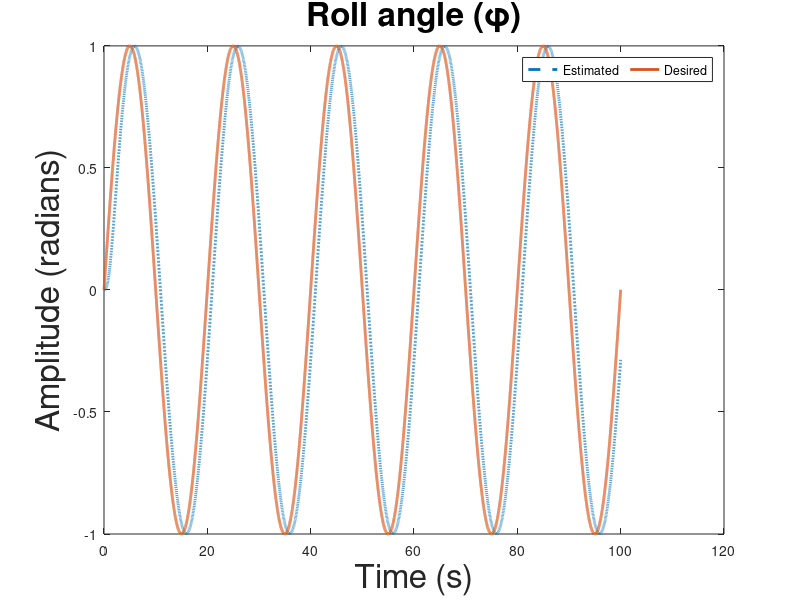

The MATLAB script that drew this image: (Note: this script raises an error after producing the figure.)
%% LQR-PI (OBSERVER) CONTROLLER FOR 3-DOF QUADCOPTER MODEL
% This script presents the LQR-PI (observer) control for a 3-DOF Quadcopter model.
% 1. The 6 states of the system are the 3 Euler angles φ θ ψ , and their corresponding 
% anglular rates φ' θ' ψ'.
% 2. The observed outputs are the Roll φ, Pitch θ and Yaw  ψ angles.
% 3. There are 4 inputs due to the 4 rotors of the Quadcopter. However, we 
% consider 3 controller inputs, U1, U2, and U3 which are functions of the 4
% rotor thrust forces F1-F4; U1 = F1-F4, U2 = F1-F3 & U3 = F2+F4-F1-F3 based on how 
% they affect the states of the system  
%%%%%%%%%%%%%%%%%%%%%%%%%%%%%%%%%%%%%%%%%%%%%%%%%%%%%%%%%%%%%%%%%%%%%%%%%%

%% To use this code with Simulink simulation open 'Quadcopter_LQR_PI_Observer_3DOF.slx' Simulink file
%% and hit 'Run' from the Editor window.

clear;
clc;

%% MODEL PARAMETERS AND CONSTANTS
g  = 9.81;         % ACCELERATION DUE TO GRAVITY
m  = 2.353598;     % MASS OF THE QUADCOPTER IN KG
Ix = 0.1676;       % MOMENT OF INERTIA ALONG X IN KGM^2
Iy = 0.1676;       % MOMENT OF INERTIA ALONG Y IN KGM^2
Iz = 0.29743;      % MOMENT OF INERTIA ALONG Z IN KGM^2
d  = 0.4;          % LENGTH OF THE QUADCOPTER ARM IN M
c  = 1;            % FORCE TO MOMENT SCALING FACTOR 

%% SYSTEM INITIALISATION
 
% THE STATES OF THE SYSTEM ARE:  x = [φ θ ψ φ' θ' ψ'] 
% WHERE φ -> Roll, θ -> Pitch, AND ψ -> Psi

% THE CONTROL INPUTS TO THE SYSTEM ARE:
% u = [f2 - f4; f1 - f3; f2 + f4 - f1 - f3] WHERE
% f1, f2, f3, f4 ARE THE ROTOR FORCES/THRUSTS

% THE OUTPUTS OF THE SYSTEM ARE:  y = [φ; θ; ψ]

NumStates = 6; % NUMBER OF STATES
NumCtrl   = 3; % NUMBER OF CONTROL INPUTS
NumOut    = 3; % NUMBER OF OUTPUTS

A = zeros(NumStates,NumStates);     % Define A matrix for system state-space model
A(1,4) = 1;
A(2,5) = 1;
A(3,6) = 1;

B = zeros(NumStates,NumCtrl);       % Define B matrix for system state-space model
B(4,1) = d/Ix;
B(5,2) = d/Iy;
B(6,3) = c/Iz;

C = zeros(NumOut,NumStates);        % Define C matrix for system state-space model
C(1,1) = 1;
C(2,2) = 1;
C(3,3) = 1;

D = zeros(NumOut,NumCtrl);          % Define empty D matrix for system state-space model

% STATE SPACE REPRESENTATION
sysC = ss(A,B,C,D); 

% FIND POLES OF OPEN LOOP SYSTEM
P_OL = eig(A);

% FIND THE CONTROLLABILITY MATRIX
CTRB_DIM_OL = size(ctrb(A,B));
CTRB_OL     = rank(ctrb(A,B));

% Determine if open-loop quadcopter state-space system is correct &
% controllable

if CTRB_OL == CTRB_DIM_OL(1)
    disp("CONTROLLABLE SYSTEM")
end

%% LQR ALGORITHM 

% DEFINE LQR PARAMETERS Q AND R, AND FIND GAIN
Q = C'*C;
R = eye(NumCtrl,NumCtrl);
[Klqr,~,~] = lqr(sysC,Q,R);

% FIND THE EIGENVALUES OF THE CLOSED LOOP SYSTEM
A_CL = A - B*Klqr;  
B_CL = B*Klqr;
A_CL_eig = eig(A_CL);

% TO FIND THE GAIN OF THE AUGMENTED SYSTEM(STATES + ERROR), USE POLE 
% PLACEMENT OR ACKERMANN'S FORMULA. THE POLES OF THE OBSERVED SYSTEM ARE 
% PLACED AT LEAST 10x FROM THE ORIGINAL CLOSED LOOP SYSTEM (A-BK)
OBSRV_RANK = rank(obsv(A,C)); % CHECK IF THE SYSTEM IS COMPLETELY OBSERVABLE

if OBSRV_RANK == NumStates
    poles = -12*min(abs(real(A_CL_eig))); % DEFINE THE POLES
    add   = 1:length(A_CL_eig); 
    poles = poles - add;
    L     = place(A',C',poles)';        % FIND THE GAINS THROUGH POLE PLACEMENT

    % DEFINE THE CLOSED LOOP AUGMENTED SYSTEM
    A_aug_CL = [A_CL, B_CL; zeros(size(A)), A - L*C]; 
    B_aug_CL = [B; zeros(size(B))];
    C_aug_CL = [C, zeros(size(C))];
    D_aug_CL = zeros(NumOut,NumCtrl);
    
    sys_aug_CL = ss(A_aug_CL, B_aug_CL, C_aug_CL, D_aug_CL);

    % SIMULATION PARAMETERS
%     N = 100;
%     fs = 1;
%     t = 0:1/fs:N-1/fs;
% 
%     %  ------- CASE 1 (CONSTANT FUNCTION) -------
%     Ref_comm = ones(length(t),3);
% 
%     %  ------- CASE 2 (STEP FUNCTION) -------
%     Ref_comm(1:length(t)/2,1) = 0.1; Ref_comm(length(t)/2+1:length(t),1) = 2;
%     Ref_comm(1:length(t)/2,2) = 0.1; Ref_comm(length(t)/2+1:length(t),2) = 1;
%     Ref_comm(1:length(t)/2,3) = 0.1; Ref_comm(length(t)/2+1:length(t),3) = 0.1;

%     % ------- CASE 3 (SINUSOID FUNCTION) ------- (DOES NOT WORK!)
    fs       = 512;              % SAMPLING FREQUENCY (SAMPLES PER SECOND)
    dt       = 1/fs;             % SECONDS PER SAMPLE 
    StopTime = 0.25;             % SECONDS
    tTot     = (0:dt:StopTime)'; % SECONDS
    F        = 0.05;               % SINE WAVE FREQUENCY (HERTZ)
    T        = 5/F ;             % TOTAL TIME FOR 5 PERIODS
    t       = 0:dt:T+dt ;       % TIME STEP FOR 5 PERIODS
    Ref_comm(1:length(t),1) = sin(2*pi*F*t);
    Ref_comm(1:length(t),2) = sin(2*pi*F*t + pi/2);
    Ref_comm(1:length(t),3) = sin(2*pi*F*t + pi);

     %  ------- CASE 4 (EXPONENTIAL DECAY FUNCTION) -------
%      Ref_comm(1:length(t),1) = 1 + exp(-t);
%      Ref_comm(1:length(t),2) = 1 + exp(-t./2);
%      Ref_comm(1:length(t),3) = 1 + exp(-t) + exp(-t./2);
%     
    % INITIAL CONDITION
    x0 = zeros(2*NumStates,1);

    % RUN THE SIMULATION
    [output_CL,time_CL,state_CL] = lsim(sys_aug_CL,Ref_comm,t,x0);
end

%% ERROR ANALYSIS
n = length(time_CL);  % TOTAL NUMBER OF SAMPLES

% COMPUTE THE ERRORS
E_roll = output_CL(:,1) - Ref_comm(:,1);
E_pitch = output_CL(:,2) - Ref_comm(:,2);
E_yaw = output_CL(:,3) - Ref_comm(:,3);

% COMPUTE THE MEAN SQUARED ERROR (MSE)
MSE_roll = sum(E_roll.^2)/n;
MSE_pitch = sum(E_pitch.^2)/n;
MSE_yaw = sum(E_yaw.^2)/n;

%% PLOTS
figure(1)
plot(time_CL,state_CL(:,1),'LineWidth',2,'LineStyle','--');
hold on
plot(time_CL,Ref_comm(:,1),'LineWidth',2);
title('Roll angle (\phi)','FontSize',24)
xlabel('Time (s)','FontSize',24); ylabel('Amplitude (radians)','FontSize',24)
legend('Estimated','Desired','Orientation','horizontal')
ax = gca;
ax.XGrid = 'on';
ax.YGrid = 'on';
ax.GridLineStyle = '--';
ax.FontSize = 24;
box on

figure(2)
plot(time_CL,state_CL(:,2),'LineWidth',2,'LineStyle','--');
hold on
plot(time_CL,Ref_comm(:,2),'LineWidth',2);
title('Pitch angle (\theta)','FontSize',24)
xlabel('Time (s)','FontSize',24); ylabel('Amplitude (radians)','FontSize',24)
legend('Estimated','Desired','Orientation','horizontal')
ax = gca;
ax.XGrid = 'on';
ax.YGrid = 'on';
ax.GridLineStyle = '--';
ax.FontSize = 24;
box on

figure(3)
plot(time_CL,state_CL(:,3),'LineWidth',2,'LineStyle','--');
hold on
plot(time_CL,Ref_comm(:,3),'LineWidth',2);
title('Yaw angle (\psi)','FontSize',24)
xlabel('Time (s)','FontSize',24); ylabel('Amplitude (radians)','FontSize',24)
legend('Estimated','Desired','Orientation','horizontal')
ax = gca;
ax.XGrid = 'on';
ax.YGrid = 'on';
ax.GridLineStyle = '--';
ax.FontSize = 24;
box on

figure(4)
plot(abs(E_roll),'LineWidth',2); hold on; plot(abs(E_pitch),'LineWidth',2); 
hold on; plot(abs(E_yaw),'LineWidth',2)
title('Absolute Error','FontSize',24)
xlabel('Time (s)','FontSize',24); ylabel('Magnitude (radians)','FontSize',24)
legend('Roll','Pitch','Yaw','Orientation','horizontal')
ax = gca;
ax.XGrid = 'on';
ax.YGrid = 'on';
ax.GridLineStyle = '--';
ax.FontSize = 24;
box on